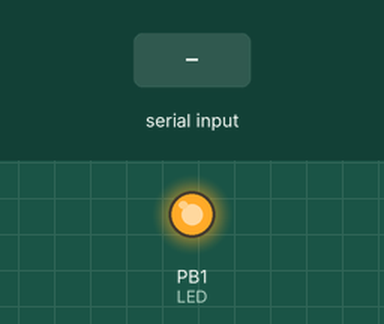
Recording of a program running on a simulated ATmega328P, built with avr-gcc and emulated at 20 MHz. Parts: output pins drawn as LEDs (lit = HIGH). The inputs (shaded band) are chosen by the test bench. What the program prints to the serial monitor is not drawn.

Above: at 1.2 s.
1.3 s: "1" received over Serial
Timing chart, 0 to 4.3 s (numbered marks = the images above; inputs shaded):
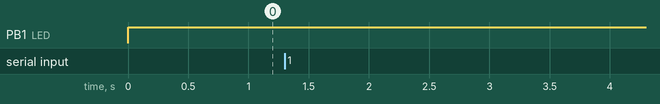

Measured:
- after the input at 1.3 s, every drawn part: stays the same

The program:

main.c
```c
/*
 * USARTecho.c
 *
 * Created: 17/08/2021 16:43:09
 * Author : kaltchuk
 */

#define F_CPU		20000000UL

#include <avr/io.h>
#include <avr/interrupt.h>
#include <util/delay.h>

#define BAUD 2400
#define MYUBRR ((F_CPU/16/BAUD)-1)
#define LED_ON	PORTB |= (1<<PORTB1)

void USART_Init( unsigned int ubrr)
{
	/* Set baud rate */
	UBRR0H = (unsigned char)(ubrr>>8);
	UBRR0L = (unsigned char)ubrr;

	/* Enable receiver and transmitter */
	UCSR0B = (1<<RXEN0)|(1<<TXEN0);

	/* Set frame format: 8N1 */
	UCSR0C = (3<<UCSZ00);
}

void USART_Transmit( unsigned char data )
{
	/* Wait for empty transmit buffer */
	while ( !( UCSR0A & (1<<UDRE0)) )
	;
	/* Put data into buffer, sends the data */
	UDR0 = data;
}

unsigned char USART_Receive( void )
{
	/* Wait for data to be received */
	while ( !(UCSR0A & (1<<RXC0)) )
	;
	/* Get and return received data from buffer */
	return UDR0;
}

int main(void)
{
	USART_Init(MYUBRR);
	DDRB |= (1<<DDB1);		// set PB0 as output (LED)
	LED_ON;

    /* Replace with your application code */
    while (1)
    {
		USART_Transmit(USART_Receive());
    }
}
```
